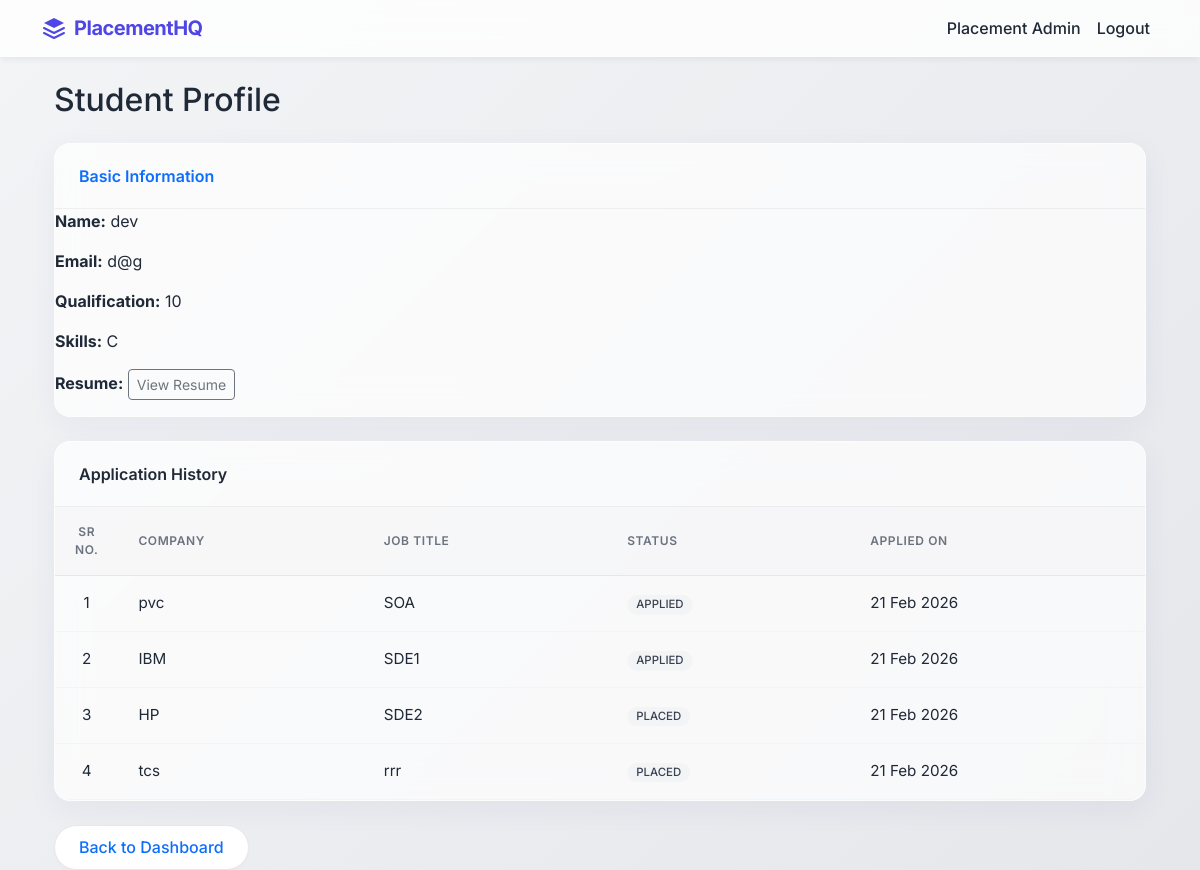
The page /admin/student/14 (signed in) on the database its author committed.
### backend/models.py (models this page shows, shortened)
class User(db.Model, UserMixin):
    __tablename__ = "user"
    id = db.Column(db.Integer, primary_key=True)
    full_name = db.Column(db.String(100), nullable=False)
    email = db.Column(db.String(120), unique=True, nullable=False)
    password = db.Column(db.String(200), nullable=False)
    role = db.Column(db.String(20), nullable=False)
    is_active = db.Column(db.Boolean, default=True)
    created_at = db.Column(db.DateTime, default=datetime.utcnow)
    company_profile = db.relationship(
        "CompanyProfile", backref="user", uselist=False, cascade="all, delete"
    )
    student_profile = db.relationship(
        "StudentProfile", backref="user", uselist=False, cascade="all, delete"
    )
    applications = db.relationship(
        "Application", backref="student", cascade="all, delete", lazy=True
    )

class StudentProfile(db.Model):
    __tablename__ = "student_profile"
    id = db.Column(db.Integer, primary_key=True)
    qualification = db.Column(db.String(100), nullable=False)
    skills = db.Column(db.String(250))
    resume_path = db.Column(db.String(250))
    is_blacklisted = db.Column(db.Boolean, default=False)
    user_id = db.Column(
        db.Integer, db.ForeignKey("user.id", ondelete="CASCADE"), nullable=False
    )

class Application(db.Model):
    __tablename__ = "application"
    id = db.Column(db.Integer, primary_key=True)
    application_date = db.Column(db.DateTime, default=datetime.utcnow)
    status = db.Column(
        db.String(20), default="APPLIED"
    )  # APPLIED / SHORTLISTED / SELECTED / REJECTED / PLACED
    student_id = db.Column(
        db.Integer, db.ForeignKey("user.id", ondelete="CASCADE"), nullable=False
    )
    drive_id = db.Column(
        db.Integer, db.ForeignKey("placement_drive.id", ondelete="CASCADE"), nullable=False
    )
    __table_args__ = (
        db.UniqueConstraint("student_id", "drive_id", name="unique_application"),
    )

class CompanyProfile(db.Model):
    __tablename__ = "company_profile"
    id = db.Column(db.Integer, primary_key=True)
    company_name = db.Column(db.String(150), nullable=False)
    hr_contact = db.Column(db.String(100), nullable=False)
    website = db.Column(db.String(150))
    approval_status = db.Column(
        db.String(20), default="PENDING"
    )  # PENDING / APPROVED / REJECTED
    is_blacklisted = db.Column(db.Boolean, default=False)
    blacklist_reason = db.Column(db.String(250), nullable=True, default=None)
    user_id = db.Column(
        db.Integer, db.ForeignKey("user.id", ondelete="CASCADE"), nullable=False
    )
    placement_drives = db.relationship(
        "PlacementDrive", backref="company", cascade="all, delete", lazy=True
    )

class PlacementDrive(db.Model):
    __tablename__ = "placement_drive"
    id = db.Column(db.Integer, primary_key=True)
    job_title = db.Column(db.String(150), nullable=False)
    job_description = db.Column(db.Text, nullable=False)
    eligibility_criteria = db.Column(db.Text)
    required_skills = db.Column(db.String(250))
    experience_required = db.Column(db.Integer)
    salary_range = db.Column(db.String(100))
    application_deadline = db.Column(db.Date, nullable=False)
    status = db.Column(
        db.String(20), default="PENDING"
    )  # PENDING / APPROVED / CLOSED
    created_at = db.Column(db.DateTime, default=datetime.utcnow)
    company_id = db.Column(
        db.Integer, db.ForeignKey("company_profile.id", ondelete="CASCADE"), nullable=False
    )
    applications = db.relationship(
        "Application", backref="placement_drive", cascade="all, delete", lazy=True
    )

### backend/controllers.py (the view)
@bp.route("/admin/student/<int:id>")
@login_required
@role_required("ADMIN")
def admin_view_student(id):
    student = User.query.get_or_404(id)
    profile = StudentProfile.query.filter_by(user_id=id).first()
    applications = Application.query.filter_by(student_id=id).all()
    return render_template(
        "admin_view_student.html",
        student=student,
        profile=profile,
        applications=applications
    )

### backend/__init__.py (called while the page is built)
def create_app():
    app = Flask(__name__, template_folder="../templates", static_folder="../static")
    app.config["SQLALCHEMY_DATABASE_URI"] = os.getenv(
        "DATABASE_URL",
        "sqlite:///PLACEMENT_PORTAL.sqlite3"
    )
    app.config["SQLALCHEMY_TRACK_MODIFICATIONS"] = False
    app.config["SECRET_KEY"] = os.getenv("SECRET_KEY", "placement_secret_key")
    app.debug = True
    db.init_app(app)
    login_manager = LoginManager()
    login_manager.login_view = "main.login"
    login_manager.init_app(app)
    @login_manager.user_loader
    def load_user(user_id):
        return User.query.get(int(user_id))
    from .controllers import bp
    app.register_blueprint(bp)
    from .api import api_bp
    app.register_blueprint(api_bp)
    return app

### backend/controllers.py (called while the page is built)
def role_required(role):
    def decorator(f):
        @wraps(f)
        def decorated_function(*args, **kwargs):
            if not current_user.is_authenticated:
                return redirect(url_for('main.login'))
            if current_user.role != role:
                flash("You do not have permission to view this page.", "danger")
                return redirect(url_for('main.login'))
            return f(*args, **kwargs)
        return decorated_function
    return decorator

### templates/admin_view_student.html (shortened to what this page needs)
{% extends "base.html" %}
{% block content %}
<div class="container mt-4">
    <h2 class="mb-4">Student Profile</h2>
    <div class="glass-card mb-4 animate-fade-in">
        <div class="glass-header text-primary">
            Basic Information
        </div>
        <div class="card-body">
            <p><strong>Name:</strong> {{ student.full_name }}</p>
            <p><strong>Email:</strong> {{ student.email }}</p>
            <p><strong>Qualification:</strong> {{ profile.qualification }}</p>
            <p><strong>Skills:</strong> {{ profile.skills }}</p>
            {% if profile.resume_path %}
                <p>
                    <strong>Resume:</strong>
                    <a href="{{ url_for('static', filename=profile.resume_path) }}"
                       target="_blank"
                       class="btn btn-sm btn-outline-secondary">
                        View Resume
                    </a>
                </p>
            {% else %}
                <p><strong>Resume:</strong> Not Uploaded</p>
            {% endif %}
        </div>
    </div>
    <div class="glass-card animate-fade-in">
        <div class="glass-header">
            Application History
        </div>
        <div class="card-body">
            <div class="table-responsive">
            <table class="table-modern">
                <thead >
                <tr>
                    <th class="text-center" style="width: 60px;">Sr No.</th>
                    <th>Company</th>
                    <th>Job Title</th>
                    <th>Status</th>
                    <th>Applied On</th>
                </tr>
                </thead>
                <tbody>
                {% for app in applications %}
                <tr>
                    <td class="text-center">{{ loop.index }}</td>
                    <td>{{ app.placement_drive.company.company_name }}</td>
                    <td>{{ app.placement_drive.job_title }}</td>
                    <td>
                        {% if app.status == "SELECTED" %}
                            <span class="badge badge-soft-success">{{ app.status }}</span>
                        {% elif app.status == "REJECTED" %}
                            <span class="badge badge-soft-danger">{{ app.status }}</span>
                        {% elif app.status == "SHORTLISTED" %}
                            <span class="badge badge-soft-primary">{{ app.status }}</span>
                        {% else %}
                            <span class="badge badge-soft-secondary">{{ app.status }}</span>
                        {% endif %}
                    </td>
                    <td>{{ app.application_date.strftime('%d %b %Y') }}</td>
                </tr>
                {% else %}
                <tr>
                    <td colspan="5" class="text-center">
                        No applications found.
                    </td>
                </tr>
                {% endfor %}
                </tbody>
            </table>
            </div>
        </div>
    </div>
    <a href="{{ url_for('main.admin_dashboard') }}"
       class="btn btn-secondary-premium text-primary mt-4">
        Back to Dashboard
    </a>
</div>
{% endblock %}

### templates/base.html (shortened to what this page needs)
<!DOCTYPE html>
<html lang="en">
<head>
    <link
      href="https://cdn.jsdelivr.net/npm/bootstrap@5.3.2/dist/css/bootstrap.min.css"
      rel="stylesheet"
    >
    <link rel="stylesheet" href="{{ url_for('static', filename='css/styles.css') }}">
</head>
<body class="{% block body_class %}{% endblock %}">
<nav class="navbar navbar-expand-lg navbar-glass">
    <div class="container">
        <a class="navbar-brand d-flex align-items-center" href="/">
            <svg class="me-2" width="24" height="24" viewBox="0 0 24 24" fill="none" xmlns="http://www.w3.org/2000/svg">
                <path d="M12 2L2 7L12 12L22 7L12 2Z" fill="#4F46E5"/>
                <path d="M2 17L12 22L22 17M2 12L12 17L22 12" stroke="#4F46E5" stroke-width="2" stroke-linecap="round" stroke-linejoin="round"/>
            </svg>
            PlacementHQ
        </a>
        <div class="collapse navbar-collapse">
            <ul class="navbar-nav ms-auto">
                {% if current_user.is_authenticated %}
                    <li class="nav-item">
                        <span class="nav-link">
                            {{ current_user.full_name }}
                        </span>
                    </li>
                    <li class="nav-item">
                        <a class="nav-link" href="{{ url_for('main.logout') }}">Logout</a>
                    </li>
                {% else %}
                    <li class="nav-item">
                        <a class="nav-link" href="{{ url_for('main.login') }}">Login</a>
                    </li>
                {% endif %}
            </ul>
        </div>
    </div>
</nav>
<div class="container mt-4">
    {% block content %}{% endblock %}
</div>
</body>
</html>

### static/css/styles.css (style rules this page uses)
:root { --primary: #4F46E5; --primary-hover: #4338CA; --secondary: #10B981; --secondary-hover: #059669; --accent: #8B5CF6; --dark-text: #1F2937; --muted-text: #6B7280; --background-start: #F3F4F6; --background-end: #E5E7EB; --glass-bg: rgba(255, 255, 255, 0.7); --glass-border: rgba(255, 255, 255, 0.5); --glass-shadow: 0 8px 32px 0 rgba(31, 38, 135, 0.05); --font-main: 'Inter', system-ui, -apple-system, sans-serif; --border-radius-sm: 8px; --border-radius-md: 12px; --border-radius-lg: 16px; --border-radius-pill: 50px; }
body { font-family: var(--font-main); color: var(--dark-text); background: linear-gradient(135deg, var(--background-start) 0%, var(--background-end) 100%); background-attachment: fixed; min-height: 100vh; margin: 0; padding: 0; overflow-x: hidden; }
.animate-fade-in { animation: fadeInUp 0.6s cubic-bezier(0.16, 1, 0.3, 1) forwards; }
.navbar-glass { background: rgba(255, 255, 255, 0.8) !important; backdrop-filter: blur(12px); -webkit-backdrop-filter: blur(12px); border-bottom: 1px solid var(--glass-border); box-shadow: 0 4px 6px -1px rgba(0, 0, 0, 0.05); position: sticky; top: 0; z-index: 1000; transition: all 0.3s ease; }
.navbar-glass .navbar-brand { font-weight: 700; color: var(--primary) !important; letter-spacing: -0.5px; }
.navbar-glass .nav-link { color: var(--dark-text) !important; font-weight: 500; transition: color 0.2s ease; }
.glass-card { background: var(--glass-bg); backdrop-filter: blur(16px); -webkit-backdrop-filter: blur(16px); border: 1px solid var(--glass-border); border-radius: var(--border-radius-lg); box-shadow: var(--glass-shadow); transition: transform 0.3s ease, box-shadow 0.3s ease; overflow: hidden; }
.glass-header { background: transparent !important; border-bottom: 1px solid rgba(0,0,0,0.05); padding: 1.25rem 1.5rem; font-weight: 600; color: var(--dark-text); }
.btn-secondary-premium { background: white; color: var(--dark-text); border: 1px solid #E5E7EB; border-radius: var(--border-radius-pill); padding: 0.6rem 1.5rem; font-weight: 500; transition: all 0.3s ease; box-shadow: 0 2px 4px rgba(0,0,0,0.02); }
.table-modern { width: 100%; border-collapse: separate; border-spacing: 0; background: transparent; }
.table-modern th { background: rgba(243, 244, 246, 0.5); color: var(--muted-text); font-weight: 600; font-size: 0.75rem; text-transform: uppercase; letter-spacing: 0.05em; padding: 1rem 1.25rem; border-bottom: 1px solid #E5E7EB; }
.table-modern td { padding: 1rem 1.25rem; vertical-align: middle; border-bottom: 1px solid #F3F4F6; color: var(--dark-text); font-size: 0.95rem; }
.table-modern tbody tr { transition: background-color 0.2s ease; }
.badge-soft-secondary { background-color: #F3F4F6; color: #374151; border-radius: var(--border-radius-pill); padding: 0.35em 0.8em; font-weight: 500; }

### rows shown on the page
User: full_name "Placement Admin"
User: full_name "dev", email "d@g"
StudentProfile: qualification "10", skills "C"
Application: placement_drive.company.company_name "pvc", placement_drive.job_title "SOA", status "APPLIED", application_date "21 Feb 2026"
Application: placement_drive.company.company_name "IBM", placement_drive.job_title "SDE1", status "APPLIED", application_date "21 Feb 2026"
Application: placement_drive.company.company_name "HP", placement_drive.job_title "SDE2", status "PLACED", application_date "21 Feb 2026"
Application: placement_drive.company.company_name "tcs", placement_drive.job_title "rrr", status "PLACED", application_date "21 Feb 2026"
